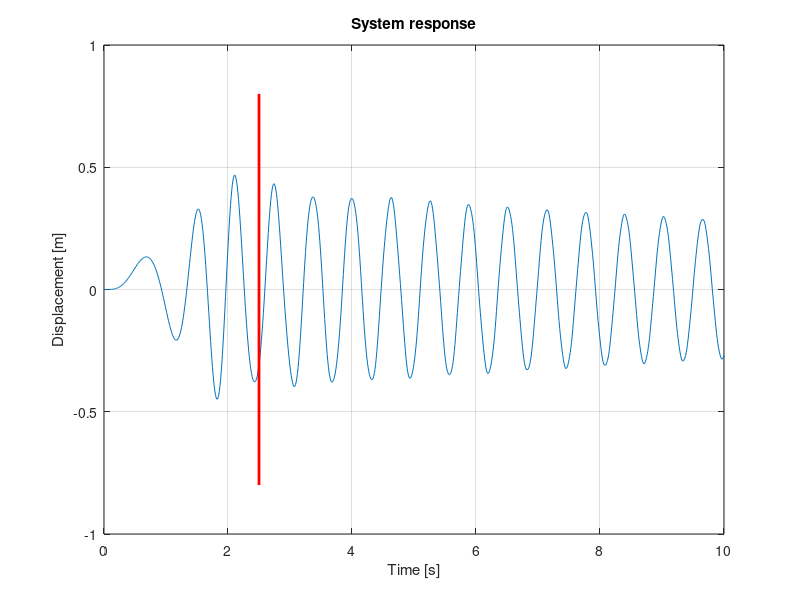

Write MATLAB code to recreate this figure.
clear
close all


% System parameters
m = 1;
k = 100;
c = 0.1;
A = 10;

% Computation parameters
y0 = [0;0];           % Starting position and veloctiy
tspan = 0 : 0.01 : 10;  % Solved timespan

% % Tolerances
% rtol = 1e-6;
% atol = 1e-9;

% Define function for force frequency
omega = @(t) 4*t;


% Compute natural frequencies
dr = c/(2*sqrt(k*m));   % Damping ratio
wn = sqrt(k/m);         % Undamped natural frequency
wd = wn*sqrt(1-dr^2);   % Damped natural frequency

% Compute time when force frequency passes damped natural frequency
wdfun = @(t) omega(t)-wd;
t_wd = fzero(wdfun,0);

% Equation of motion for spring-mass-damper: mx'' + cx' + kx = F
% Reduced to 1st order ODE system (y1 = x, y2 = x') :
odefun = @(t,y) [y(2) ; (- k*y(1) - c*y(2) + A*sin(omega(t)*t))/m];

% Choose solver and solver options
% opts = odeset('RelTol',rtol,'AbsTol',atol);
[~,y] = ode45(odefun,tspan,y0);


% Plot response
figure
plot(tspan,y(:,1));
hold on
plot([t_wd,t_wd],ylim,'r','LineWidth',2);
grid on
title('System response')
ylabel('Displacement [m]')
xlabel('Time [s]')